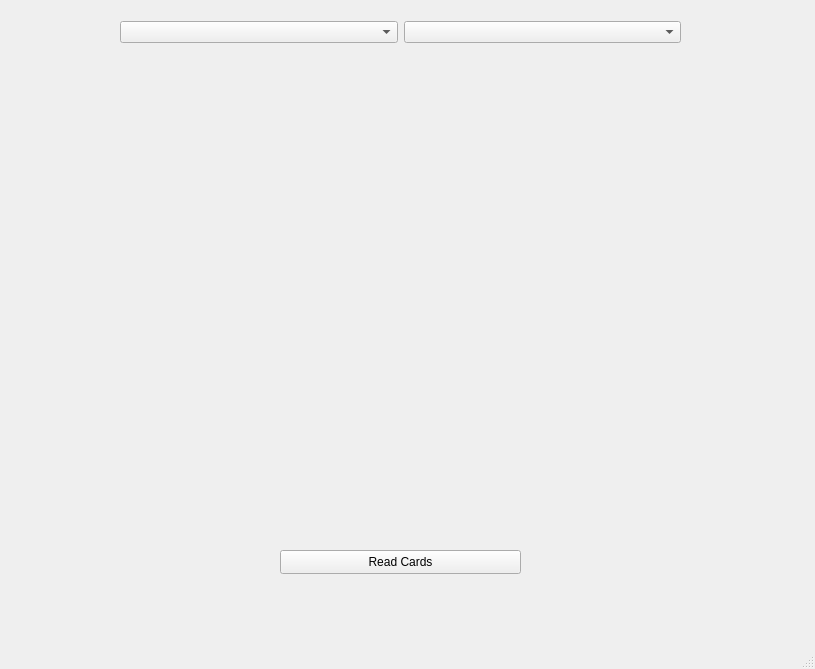
<?xml version="1.0" encoding="UTF-8"?>
<ui version="4.0">
 <class>MainWindow</class>
 <widget class="QMainWindow" name="MainWindow">
  <property name="geometry">
   <rect>
    <x>0</x>
    <y>0</y>
    <width>815</width>
    <height>669</height>
   </rect>
  </property>
  <property name="windowTitle">
   <string>MainWindow</string>
  </property>
  <widget class="QWidget" name="centralwidget">
   <widget class="QWidget" name="gridLayoutWidget">
    <property name="geometry">
     <rect>
      <x>29</x>
      <y>69</y>
      <width>751</width>
      <height>451</height>
     </rect>
    </property>
    <layout class="QGridLayout" name="SpreadCardLayout"/>
   </widget>
   <widget class="QPushButton" name="read_btn">
    <property name="geometry">
     <rect>
      <x>280</x>
      <y>550</y>
      <width>241</width>
      <height>24</height>
     </rect>
    </property>
    <property name="text">
     <string>Read Cards</string>
    </property>
   </widget>
   <widget class="QWidget" name="">
    <property name="geometry">
     <rect>
      <x>120</x>
      <y>20</y>
      <width>561</width>
      <height>24</height>
     </rect>
    </property>
    <layout class="QHBoxLayout" name="SpreadDetailsLayout">
     <item>
      <widget class="QComboBox" name="spread_combo"/>
     </item>
     <item>
      <widget class="QComboBox" name="cat_combo"/>
     </item>
    </layout>
   </widget>
  </widget>
  <widget class="QMenuBar" name="menubar">
   <property name="geometry">
    <rect>
     <x>0</x>
     <y>0</y>
     <width>815</width>
     <height>22</height>
    </rect>
   </property>
  </widget>
  <widget class="QStatusBar" name="statusbar"/>
 </widget>
 <resources/>
 <connections/>
</ui>
